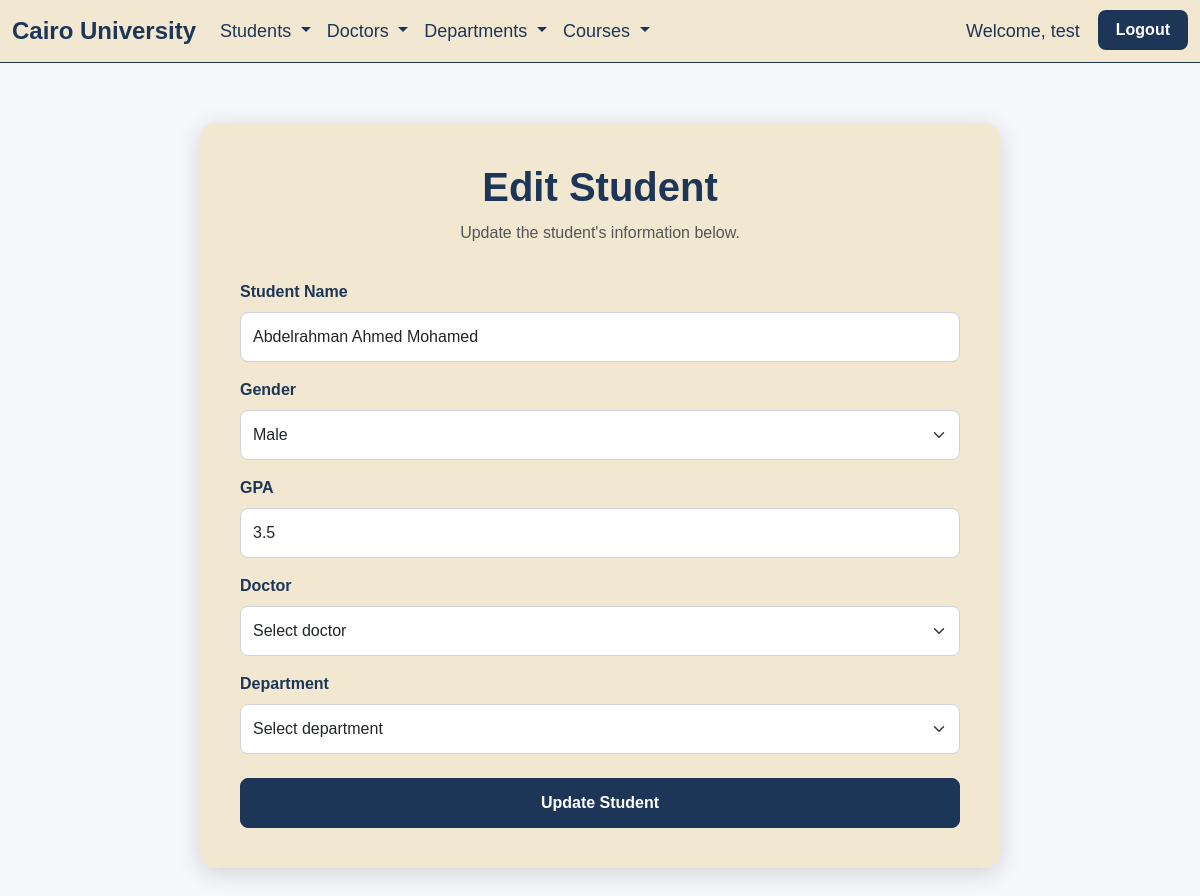
The app's page /pages/edit-student.php?id=5 (signed in) with its own data.
### tables this page shows
CREATE TABLE `students` (
  `student_id` int(11) NOT NULL,
  `student_name` varchar(100) NOT NULL,
  `student_gender` enum('male','female') DEFAULT NULL,
  `gpa` float DEFAULT NULL,
  `doctor_id` int(11) DEFAULT NULL,
  `department_id` int(11) DEFAULT NULL
);

### pages/edit-student.php (the view, shortened to what this page needs)
<?php
include("../config/database.php");
$student_id = $_GET['id'];
$sql = "SELECT *
        FROM students
        WHERE student_id = $student_id";
$result = mysqli_query($connection, $sql);
$student = mysqli_fetch_assoc($result);
?>
<!DOCTYPE html>
<html lang="en">
<head>
    <link
        href="https://cdn.jsdelivr.net/npm/bootstrap@5.3.8/dist/css/bootstrap.min.css"
        rel="stylesheet">
    <link
        rel="stylesheet"
        href="../css/style.css">
</head>
<body>
    <?php include("../includes/navbar.php"); ?>
    <section class="add-section">
        <div class="container">
            <div class="add-form">
                <h1 class="form-title">
                    Edit Student
                </h1>
                <p class="form-description">
                    Update the student's information below.
                </p>
                <form method="POST">
                    <div class="mb-3">
                        <label
                            for="student_name"
                            class="form-label">
                            Student Name
                        </label>
                        <input
                            type="text"
                            class="form-control"
                            id="student_name"
                            name="student_name"
                            value="<?php echo htmlspecialchars($student['student_name']); ?>"
                            required>
                    </div>
                    <div class="mb-3">
                        <label
                            for="student_gender"
                            class="form-label">
                            Gender
                        </label>
                        <select
                            class="form-select"
                            id="student_gender"
                            name="student_gender"
                            required>
                            <option
                                value="male"
                                <?php
                                if ($student['student_gender'] == 'male') {
                                    echo 'selected';
                                }
                                ?>>
                                Male
                            </option>
                        </select>
                    </div>
                    <div class="mb-3">
                        <label
                            for="gpa"
                            class="form-label">
                            GPA
                        </label>
                        <input
                            type="number"
                            class="form-control"
                            id="gpa"
                            name="gpa"
                            step="0.01"
                            min="0"
                            max="4"
                            value="<?php echo htmlspecialchars($student['gpa']); ?>">
                    </div>
                    <div class="mb-3">
                        <label
                            for="doctor_id"
                            class="form-label">
                            Doctor
                        </label>
                        <select
                            class="form-select"
                            id="doctor_id"
                            name="doctor_id"
                            required>
                            <option
                                value=""
                                selected
                                disabled>
                                Select doctor
                            </option>
                        </select>
                    </div>
                    <div class="mb-4">
                        <label
                            for="department_id"
                            class="form-label">
                            Department
                        </label>
                        <select
                            class="form-select"
                            id="department_id"
                            name="department_id"
                            required>
                            <option
                                value=""
                                selected
                                disabled>
                                Select department
                            </option>
                        </select>
                    </div>
                    <button
                        type="submit"
                        class="btn btn-primary w-100">
                        Update Student
                    </button>
                </form>
            </div>
        </div>
    </section>
</body>
</html>

### css/style.css (style rules this page uses)
body { margin: 0; font-family: Arial, sans-serif; }
.add-section { background-color: #f5f7fa; min-height: 85vh; padding: 60px 20px; }
.add-form { width: 800px; max-width: 100%; margin: 0 auto; padding: 40px; background-color: #F2E8D2; border-radius: 15px; box-shadow: 0 5px 25px rgba(0, 0, 0, 0.15); }
.form-title { color: #1D3557; text-align: center; font-size: 40px; font-weight: bold; margin-bottom: 10px; }
.form-description { color: #555; text-align: center; margin-bottom: 35px; }
.form-label { color: #1D3557; font-weight: bold; }
.add-form .form-control, .add-form .form-select { padding: 12px; border-radius: 8px; border: 1px solid #ced4da; }
.add-form .btn-primary { background-color: #1D3557; border-color: #1D3557; padding: 12px; font-weight: bold; border-radius: 8px; }

### records on screen
students: student_name "Abdelrahman Ahmed Mohamed", student_gender "Male", gpa "3.5"

### other values on screen
$_SESSION['username'] "test"
